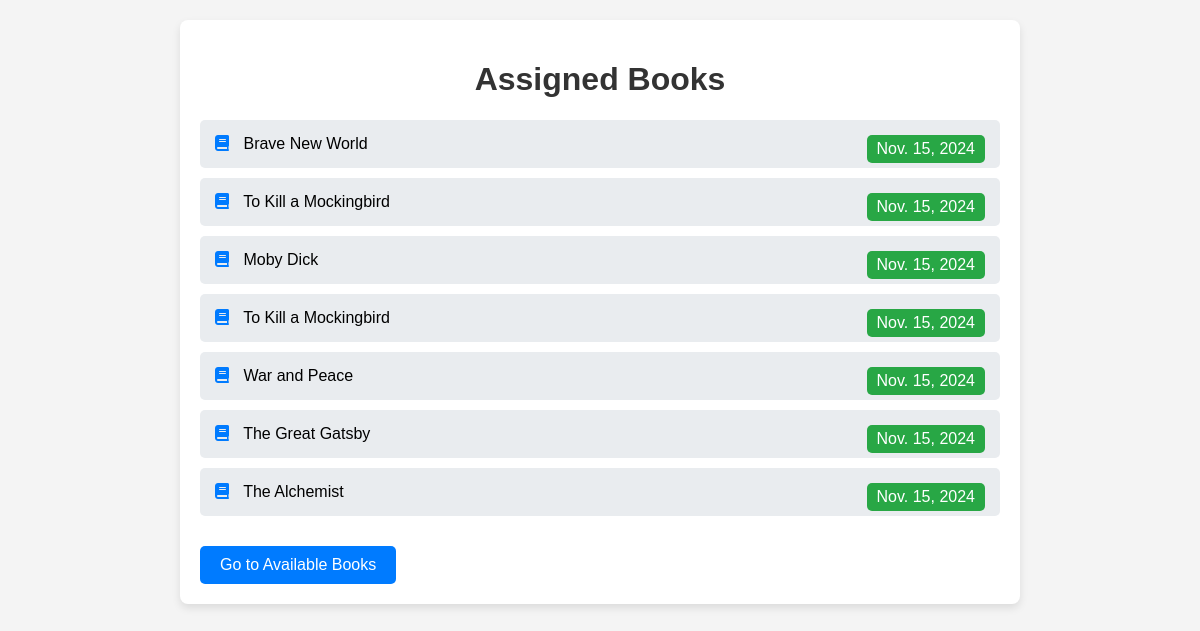
Page /assigned_books/ (signed in) on the committed database.
### library/models.py (models this page shows, shortened)
class BookRequest(models.Model):
    user = models.ForeignKey(User, on_delete=models.CASCADE)
    book = models.ForeignKey(Book, on_delete=models.CASCADE)
    requested_at = models.DateTimeField(auto_now_add=True)
    approved = models.BooleanField(default=False)
    renewal_date = models.DateField(null=True, blank=True)

class Book(models.Model):
    title = models.CharField(max_length=50)
    author = models.CharField(max_length=50)
    total_copies = models.IntegerField()
    available_copies = models.IntegerField()
    created_at = models.DateField(auto_now_add=True)

### library/views.py (the view)
# urls.py: path('assigned_books/', views.assigned_books, name='assigned_books'),
@login_required(login_url='login_page')
def assigned_books(request):
    user = request.user
    books_name = BookRequest.objects.filter(user=user, approved=True)
    return render(request, 'user_library/assigned_books.html', {'books_name': books_name})

### library/templates/user_library/assigned_books.html (shortened to what this page needs)
<!DOCTYPE html>
<html lang="en">
  <head>
    <link
      rel="stylesheet"
      href="https://cdnjs.cloudflare.com/ajax/libs/font-awesome/6.0.0-beta3/css/all.min.css"
    />
  </head>
  <body>
    <div class="container">
      <div class="header">
        <h1>Assigned Books</h1>
      </div>
      <ul class="book-list">
        {% for book in books_name %}
        <li class="book-item">
          <i class="fas fa-book"></i> {{ book.book.title }}
          <span class="badge">{{book.renewal_date }}</span>
        </li>
        {% endfor %}
      </ul>
      <div class="text-center">
        <a href="{% url 'available_books' %}" class="btn"
          >Go to Available Books</a
        >
      </div>
    </div>
  </body>
</html>

### library/templates/user_library/assigned_books.html (style rules this page uses)
body { background-color: #f4f4f4; font-family: Arial, sans-serif; margin: 0; padding: 20px; }
.container { max-width: 800px; margin: auto; padding: 20px; background: white; border-radius: 8px; box-shadow: 0 4px 8px rgba(0, 0, 0, 0.1); }
.header { text-align: center; margin-bottom: 20px; }
.header h1 { color: #333; }
.book-list { list-style: none; padding: 0; margin: 0; }
.book-item { background: #e9ecef; margin: 10px 0; padding: 15px; border-radius: 5px; position: relative; }
.book-item i { margin-right: 10px; color: #007bff; }
.badge { background-color: #28a745; color: white; padding: 5px 10px; border-radius: 5px; position: absolute; top: 15px; right: 15px; }
.btn { display: inline-block; margin-top: 20px; padding: 10px 20px; background-color: #007bff; color: white; text-decoration: none; border-radius: 5px; text-align: center; }

### rows in the picture
BookRequest: book "Brave New World", renewal_date "Nov. 15, 2024"
BookRequest: book "To Kill a Mockingbird", renewal_date "Nov. 15, 2024"
BookRequest: book "Moby Dick", renewal_date "Nov. 15, 2024"
BookRequest: book "To Kill a Mockingbird", renewal_date "Nov. 15, 2024"
BookRequest: book "War and Peace", renewal_date "Nov. 15, 2024"
BookRequest: book "The Great Gatsby", renewal_date "Nov. 15, 2024"
BookRequest: book "The Alchemist", renewal_date "Nov. 15, 2024"
